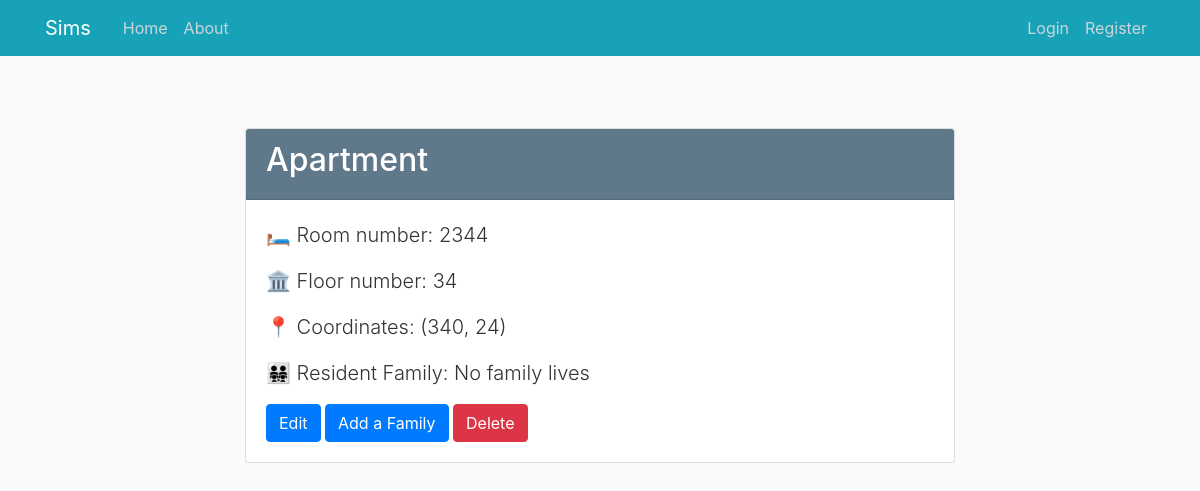
Page /house/1 on the committed database.
### sims/models.py (models this page shows, shortened)
class House(db.Model):
    id = db.Column(db.Integer, primary_key=True)
    type = db.Column(db.Enum(HouseType), nullable=False)
    room_number = db.Column(db.Integer, nullable=False, default=1)
    floor_number = db.Column(db.Integer, nullable=False, default=1)
    x_coordinate = db.Column(db.Integer, nullable=False, default=0)
    y_coordinate = db.Column(db.Integer, nullable=False, default=0)
    family_id = db.Column(db.Integer, db.ForeignKey('family.id'))

### sims/houses/routes.py (the view)
@houses.route("/house/<int:house_id>")
def house(house_id):
    house = House.query.get_or_404(house_id)
    family = Family.query.get(house.family_id)
    return render_template('houses/house.html', house=house, family=family)

### sims/templates/houses/house.html (shortened to what this page needs)
{% extends "layout.html" %}
{% block content %}
    <div class="container mt-5">
        <div class="row justify-content-center">
            <div class="col-md-8">
                <div class="card">
                    <div class="card-header bg-steel text-white">
                        <h2 class="text-white">{{ house.type.value }}</h2>
                    </div>
                    <div class="card-body">
                        <p class="lead">🛏️ Room number: {{ house.room_number }}</p>
                        <p class="lead">🏛️ Floor number: {{ house.floor_number }}</p>
                        <p class="lead">📍 Coordinates: ({{ house.x_coordinate }}, {{ house.y_coordinate }})</p>
                        {% if family %}
                            <p class="lead">👨‍👨‍👧‍👧 Resident Family: {{ family.name }}</p>
                        {% else %}
                            <p class="lead">👨‍👨‍👧‍👧 Resident Family: No family lives</p>
                        {% endif %}
                        <div class="mt-3">
                            <a href="{{ url_for('houses.update_house', house_id=house.id) }}" class="btn btn-primary">Edit</a>
                            <a href="{{ url_for('families.families_house', house_id=house.id) }}"
                               class="btn btn-primary">Add a Family</a>
                            <button class="btn btn-danger" id="deleteBtn" data-toggle="modal"
                                    data-target="#deleteModal">Delete
                            </button>
                        </div>
                    </div>
                </div>
            </div>
        </div>
    </div>
{% endblock content %}

### sims/static/main.css (style rules this page uses)
body { background: #fafafa; color: #333333; margin-top: 5rem; }
h1, h2, h3, h4, h5, h6 { color: #444444; }
.bg-steel { background-color: #5f788a; }

### rows in the picture
House: type.value "Apartment", room_number "2344", floor_number "34", x_coordinate "340", y_coordinate "24"
